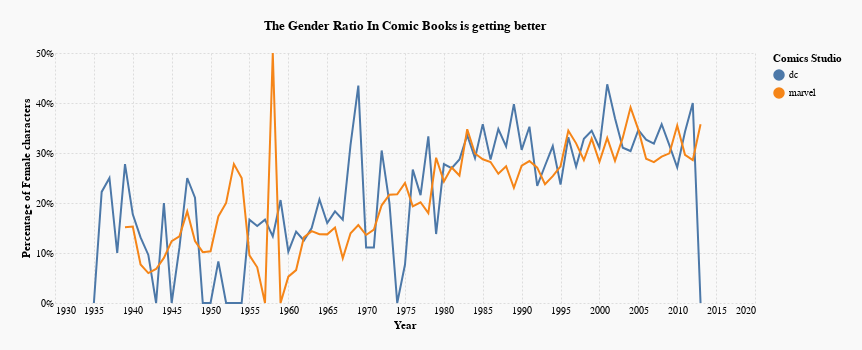

Write notebook code for a chart like this one.
### Markdown cell above
### Gender ratio in comic books by studio

### Code cell
# Create a selection that chooses the nearest point & selects based on x-value
nearest = alt.selection(type='single', nearest=True, on='mouseover',
                        fields=['year'], empty='none')



lines = alt.Chart(df_merged).mark_line().encode(
    x=alt.X("year", title="Year", axis=alt.Axis(format="f")),
    y=alt.Y("female_percentage", title="Percentage of Female characters", axis=alt.Axis(format=".0%")),
    color=alt.Color("studio", title="Comics Studio"),
)

selectors = alt.Chart(df_merged).mark_point().encode(
    x='year:Q',
    opacity=alt.value(0),
).add_selection(
    nearest
)

# Draw points on the line, and highlight based on selection
points = lines.mark_point().encode(
    opacity=alt.condition(nearest, alt.value(1), alt.value(0))
)

# Draw text labels near the points, and highlight based on selection
text = lines.mark_text(align='left', dx=10, dy=-10).encode(
    text=alt.condition(nearest, 'female_percentage:Q', alt.value(' '), format=".0%")
)

# Draw a rule at the location of the selection
rules = alt.Chart(df_merged).mark_rule(color='silver').encode(
    x='year:Q',
    size=alt.value(2)
).transform_filter(
    nearest
)

# Put the five layers into a chart and bind the data
alt.layer(
    lines, selectors, points, rules, text
).configure(background="#f9f9f9", padding=20).configure_view(
    strokeWidth=0,
).configure_axis(
    ticks=False,
    domain=False,
    gridDash=[2, 2],
).properties(
    width=700,
    height=250,
    title="The Gender Ratio In Comic Books is getting better",
).display(
    theme="fivethirtyeight"
)

### Figure 1 — Vega-Lite specification as saved in the notebook (floating-point values rounded to 4 significant figures; data arrays with more than 128 entries replaced by an {"elided": "..."} marker saying what was removed)
{"config": {"view": {"continuousWidth": 400, "continuousHeight": 300, "strokeWidth": 0}, "axis": {"domain": false, "gridDash": [2, 2], "ticks": false}, "background": "#f9f9f9", "padding": 20}, "layer": [{"mark": "line", "encoding": {"color": {"type": "nominal", "field": "studio", "title": "Comics Studio"}, "x": {"type": "quantitative", "axis": {"format": "f"}, "field": "year", "title": "Year"}, "y": {"type": "quantitative", "axis": {"format": ".0%"}, "field": "female_percentage", "title": "Percentage of Female characters"}}}, {"mark": "point", "encoding": {"opacity": {"value": 0}, "x": {"type": "quantitative", "field": "year"}}, "selection": {"selector027": {"type": "single", "nearest": true, "on": "mouseover", "fields": ["year"], "empty": "none"}}}, {"mark": "point", "encoding": {"color": {"type": "nominal", "field": "studio", "title": "Comics Studio"}, "opacity": {"condition": {"value": 1, "selection": "selector027"}, "value": 0}, "x": {"type": "quantitative", "axis": {"format": "f"}, "field": "year", "title": "Year"}, "y": {"type": "quantitative", "axis": {"format": ".0%"}, "field": "female_percentage", "title": "Percentage of Female characters"}}}, {"mark": {"type": "rule", "color": "silver"}, "encoding": {"size": {"value": 2}, "x": {"type": "quantitative", "field": "year"}}, "transform": [{"filter": {"selection": "selector027"}}]}, {"mark": {"type": "text", "align": "left", "dx": 10, "dy": -10}, "encoding": {"color": {"type": "nominal", "field": "studio", "title": "Comics Studio"}, "text": {"condition": {"type": "quantitative", "field": "female_percentage", "format": ".0%", "selection": "selector027"}, "value": " "}, "x": {"type": "quantitative", "axis": {"format": "f"}, "field": "year", "title": "Year"}, "y": {"type": "quantitative", "axis": {"format": ".0%"}, "field": "female_percentage", "title": "Percentage of Female characters"}}}], "data": {"name": "data-663eb4e30e608f98b80ea76a471361c9"}, "height": 250, "title": "The Gender Ratio In Comic Books is getting better", "width": 700, "$schema": "https://vega.github.io/schema/vega-lite/v4.8.1.json", "datasets": {"data-663eb4e30e608f98b80ea76a471361c9": {"elided": "154 records"}}}
